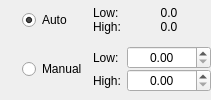
        <widget class="QWidget" name="widget_20" native="true">
         <layout class="QHBoxLayout" name="horizontalLayout_4">
          <property name="leftMargin">
           <number>0</number>
          </property>
          <property name="topMargin">
           <number>0</number>
          </property>
          <property name="rightMargin">
           <number>0</number>
          </property>
          <property name="bottomMargin">
           <number>0</number>
          </property>
          <item>
           <spacer name="horizontalSpacer_15">
            <property name="orientation">
             <enum>Qt::Horizontal</enum>
            </property>
            <property name="sizeType">
             <enum>QSizePolicy::Expanding</enum>
            </property>
            <property name="sizeHint" stdset="0">
             <size>
              <width>0</width>
              <height>20</height>
             </size>
            </property>
           </spacer>
          </item>
          <item>
           <widget class="QWidget" name="readDepthAutoManualWidget" native="true">
            <layout class="QGridLayout" name="gridLayout_4">
             <property name="leftMargin">
              <number>0</number>
             </property>
             <property name="topMargin">
              <number>0</number>
             </property>
             <property name="rightMargin">
              <number>0</number>
             </property>
             <property name="bottomMargin">
              <number>0</number>
             </property>
             <item row="0" column="2">
              <widget class="QWidget" name="readDepthAutoWidget" native="true">
               <layout class="QGridLayout" name="gridLayout_7">
                <property name="leftMargin">
                 <number>0</number>
                </property>
                <property name="topMargin">
                 <number>0</number>
                </property>
                <property name="rightMargin">
                 <number>0</number>
                </property>
                <property name="bottomMargin">
                 <number>0</number>
                </property>
                <property name="verticalSpacing">
                 <number>0</number>
                </property>
                <item row="1" column="1">
                 <widget class="QLabel" name="highReadDepthAutoValueLabel2">
                  <property name="sizePolicy">
                   <sizepolicy hsizetype="Expanding" vsizetype="Preferred">
                    <horstretch>0</horstretch>
                    <verstretch>0</verstretch>
                   </sizepolicy>
                  </property>
                  <property name="text">
                   <string>0.0</string>
                  </property>
                  <property name="alignment">
                   <set>Qt::AlignCenter</set>
                  </property>
                 </widget>
                </item>
                <item row="0" column="1">
                 <widget class="QLabel" name="lowReadDepthAutoValueLabel2">
                  <property name="sizePolicy">
                   <sizepolicy hsizetype="Expanding" vsizetype="Preferred">
                    <horstretch>0</horstretch>
                    <verstretch>0</verstretch>
                   </sizepolicy>
                  </property>
                  <property name="text">
                   <string>0.0</string>
                  </property>
                  <property name="alignment">
                   <set>Qt::AlignCenter</set>
                  </property>
                 </widget>
                </item>
                <item row="1" column="0">
                 <widget class="QLabel" name="highReadDepthAutoValueLabel1">
                  <property name="sizePolicy">
                   <sizepolicy hsizetype="Minimum" vsizetype="Preferred">
                    <horstretch>0</horstretch>
                    <verstretch>0</verstretch>
                   </sizepolicy>
                  </property>
                  <property name="text">
                   <string>High:</string>
                  </property>
                 </widget>
                </item>
                <item row="0" column="0">
                 <widget class="QLabel" name="lowReadDepthAutoValueLabel1">
                  <property name="sizePolicy">
                   <sizepolicy hsizetype="Minimum" vsizetype="Preferred">
                    <horstretch>0</horstretch>
                    <verstretch>0</verstretch>
                   </sizepolicy>
                  </property>
                  <property name="text">
                   <string>Low:</string>
                  </property>
                 </widget>
                </item>
               </layout>
              </widget>
             </item>
             <item row="2" column="2">
              <widget class="QWidget" name="readDepthManualWidget" native="true">
               <layout class="QGridLayout" name="gridLayout_8">
                <property name="leftMargin">
                 <number>0</number>
                </property>
                <property name="topMargin">
                 <number>0</number>
                </property>
                <property name="rightMargin">
                 <number>0</number>
                </property>
                <property name="bottomMargin">
                 <number>0</number>
                </property>
                <property name="verticalSpacing">
                 <number>0</number>
                </property>
                <item row="0" column="1">
                 <widget class="QDoubleSpinBox" name="lowReadDepthValueSpinBox">
                  <property name="alignment">
                   <set>Qt::AlignCenter</set>
                  </property>
                  <property name="maximum">
                   <double>1000000.000000000000000</double>
                  </property>
                  <property name="singleStep">
                   <double>1.000000000000000</double>
                  </property>
                 </widget>
                </item>
                <item row="1" column="1">
                 <widget class="QDoubleSpinBox" name="highReadDepthValueSpinBox">
                  <property name="alignment">
                   <set>Qt::AlignCenter</set>
                  </property>
                  <property name="maximum">
                   <double>1000000.000000000000000</double>
                  </property>
                  <property name="singleStep">
                   <double>1.000000000000000</double>
                  </property>
                 </widget>
                </item>
                <item row="1" column="0">
                 <widget class="QLabel" name="highReadDepthValueLabel">
                  <property name="text">
                   <string>High:</string>
                  </property>
                 </widget>
                </item>
                <item row="0" column="0">
                 <widget class="QLabel" name="lowReadDepthValueLabel">
                  <property name="text">
                   <string>Low:</string>
                  </property>
                 </widget>
                </item>
               </layout>
              </widget>
             </item>
             <item row="0" column="1">
              <widget class="QRadioButton" name="readDepthValueAutoRadioButton">
               <property name="text">
                <string>Auto</string>
               </property>
               <property name="checked">
                <bool>true</bool>
               </property>
              </widget>
             </item>
             <item row="2" column="1">
              <widget class="QRadioButton" name="readDepthValueManualRadioButton">
               <property name="text">
                <string>Manual</string>
               </property>
              </widget>
             </item>
             <item row="0" column="0">
              <widget class="InfoTextWidget" name="readDepthAutoValuesInfoText" native="true">
               <property name="sizePolicy">
                <sizepolicy hsizetype="Fixed" vsizetype="Fixed">
                 <horstretch>0</horstretch>
                 <verstretch>0</verstretch>
                </sizepolicy>
               </property>
               <property name="minimumSize">
                <size>
                 <width>16</width>
                 <height>16</height>
                </size>
               </property>
              </widget>
             </item>
             <item row="2" column="0">
              <widget class="InfoTextWidget" name="readDepthManualValuesInfoText" native="true">
               <property name="sizePolicy">
                <sizepolicy hsizetype="Fixed" vsizetype="Fixed">
                 <horstretch>0</horstretch>
                 <verstretch>0</verstretch>
                </sizepolicy>
               </property>
               <property name="minimumSize">
                <size>
                 <width>16</width>
                 <height>16</height>
                </size>
               </property>
              </widget>
             </item>
            </layout>
           </widget>
          </item>
          <item>
           <spacer name="horizontalSpacer_16">
            <property name="orientation">
             <enum>Qt::Horizontal</enum>
            </property>
            <property name="sizeType">
             <enum>QSizePolicy::Expanding</enum>
            </property>
            <property name="sizeHint" stdset="0">
             <size>
              <width>0</width>
              <height>20</height>
             </size>
            </property>
           </spacer>
          </item>
         </layout>
        </widget>
